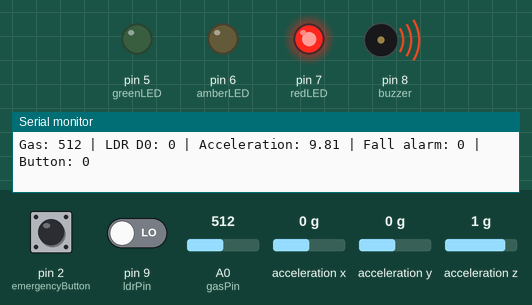
Recording of a sketch running on a simulated Arduino Uno, built with avr-gcc and run on an emulated ATmega328P. Shown: output pins drawn as LEDs (lit = HIGH), buzzer (waves = sounding), the last lines printed to the serial monitor. Inputs (shaded band) come from the test bench; at power-on: A0 (gasPin) = 512, pin 9 (ldrPin) LOW, pin 2 (emergencyButton) HIGH, acceleration x 0 g, acceleration y 0 g, acceleration z 1 g.

Above: at 1.2 s.
1.3 s: A0 (gasPin) set to 66
4.3 s: A0 (gasPin) set to 52
At 5.3 s:
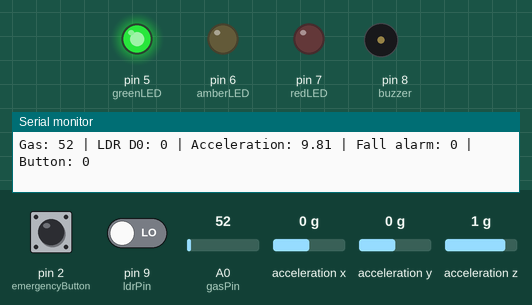
5.8 s: pin 9 (ldrPin) driven HIGH
At 7.0 s:
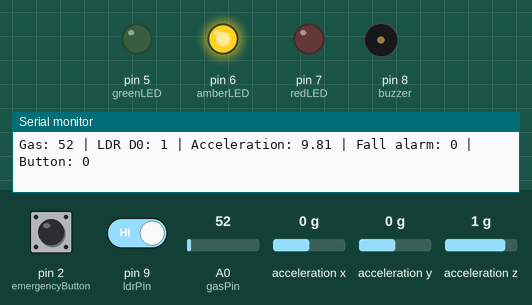
7.3 s: pin 2 (emergencyButton) pulled LOW for 0.15 s
At 7.4 s:
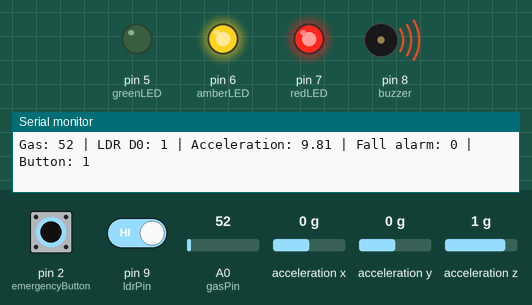
11.9 s: pin 2 (emergencyButton) pulled LOW for 3.2 s
At 16.2 s:
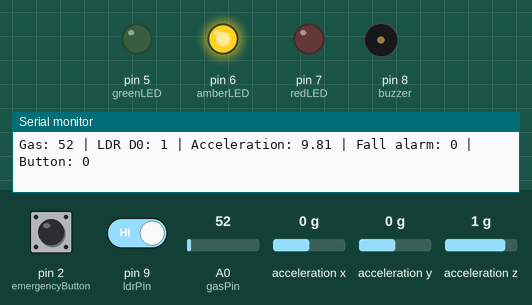
Timing chart, 0 to 17.7 s (numbered marks = the images above; inputs shaded):
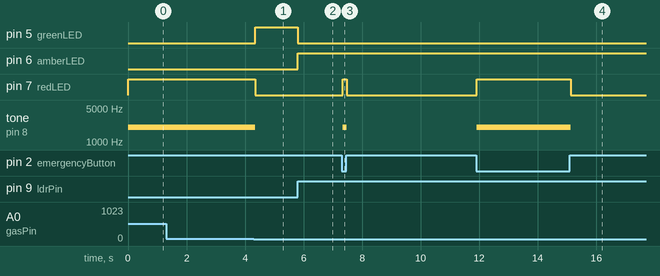

The sketch:

IoT_MiniProject.ino
```cpp
#include <Wire.h>
#include <Adafruit_Sensor.h>
#include <Adafruit_ADXL345_U.h>
#include <math.h>

// Sensor pins
const int gasPin = A0;
const int ldrPin = 9;          // LDR module digital output (D0)

// LED pins
const int greenLED = 5;
const int amberLED = 6;
const int redLED = 7;

// Alarm and button
const int buzzer = 8;
const int emergencyButton = 2;

// Gas threshold (placeholder; calibrate for your sensor)
const int GAS_THRESHOLD = 60;

// Fall detection thresholds (prototype values)
const float LOW_G_THRESHOLD = 4.0;
const float IMPACT_THRESHOLD = 22.0;

const unsigned long FALL_WINDOW_MS = 1500;
const unsigned long FALL_ALARM_MS = 10000;

Adafruit_ADXL345_Unified accel =
    Adafruit_ADXL345_Unified(12345);

bool lowGDetected = false;
unsigned long lowGTime = 0;
unsigned long fallAlarmUntil = 0;

void setup() {
  Serial.begin(9600);
  Wire.begin();

  pinMode(ldrPin, INPUT);

  pinMode(greenLED, OUTPUT);
  pinMode(amberLED, OUTPUT);
  pinMode(redLED, OUTPUT);

  pinMode(buzzer, OUTPUT);
  pinMode(emergencyButton, INPUT_PULLUP);

  digitalWrite(greenLED, LOW);
  digitalWrite(amberLED, LOW);
  digitalWrite(redLED, LOW);
  digitalWrite(buzzer, LOW);

  if (!accel.begin()) {
    Serial.println("ERROR: ADXL345 not detected!");

    digitalWrite(greenLED, LOW);
    digitalWrite(redLED, HIGH);

    // Sensor fault alarm
    while (true) {
      digitalWrite(buzzer, HIGH);
      delay(200);
      digitalWrite(buzzer, LOW);
      delay(200);
    }
  }

  accel.setRange(ADXL345_RANGE_16_G);
  accel.setDataRate(ADXL345_DATARATE_100_HZ);

  Serial.println("Miner safety harness ready.");
  Serial.println("Check LDR polarity and calibrate gas threshold.");
}

void loop() {
  unsigned long now = millis();

  // Read sensors
  int gasValue = analogRead(gasPin);
  int lightValue = digitalRead(ldrPin);

  sensors_event_t event;
  accel.getEvent(&event);

  // Total acceleration magnitude, in m/s^2
  float magnitude = sqrt(
      event.acceleration.x * event.acceleration.x +
      event.acceleration.y * event.acceleration.y +
      event.acceleration.z * event.acceleration.z
  );

  // Hazard conditions
  bool gasWarning = (gasValue >= GAS_THRESHOLD);

  bool lowLight = (lightValue == HIGH);

  bool manualEmergency =
      (digitalRead(emergencyButton) == LOW);

  // Simple possible-fall detection
  if (magnitude < LOW_G_THRESHOLD && !lowGDetected) {
    lowGDetected = true;
    lowGTime = now;
  }

  if (lowGDetected &&
      (now - lowGTime <= FALL_WINDOW_MS) &&
      magnitude > IMPACT_THRESHOLD) {

    fallAlarmUntil = now + FALL_ALARM_MS;
    lowGDetected = false;

    Serial.println("Possible fall detected!");
  }

  if (lowGDetected &&
      (now - lowGTime > FALL_WINDOW_MS)) {
    lowGDetected = false;
  }

  bool fallAlarm =
      ((long)(fallAlarmUntil - now) > 0);

  // Red LED and buzzer indicate urgent alarms
  bool redWarning =
      gasWarning || fallAlarm || manualEmergency;

  bool alarm =
      gasWarning || fallAlarm || manualEmergency;

  // Green means all monitored conditions are normal
  bool normalStatus =
      !gasWarning && !lowLight &&
      !fallAlarm && !manualEmergency;

  digitalWrite(greenLED, normalStatus ? HIGH : LOW);
  digitalWrite(amberLED, lowLight ? HIGH : LOW);
  digitalWrite(redLED, redWarning ? HIGH : LOW);

  if (alarm) {
    tone(buzzer, 2000);  // 2 kHz alarm tone
  } else {
    noTone(buzzer);
  }

  // Serial diagnostics
  Serial.print("Gas: ");
  Serial.print(gasValue);

  Serial.print(" | LDR D0: ");
  Serial.print(lightValue);

  Serial.print(" | Acceleration: ");
  Serial.print(magnitude);

  Serial.print(" | Fall alarm: ");
  Serial.print(fallAlarm);

  Serial.print(" | Button: ");
  Serial.println(manualEmergency);

  delay(20);
}
```

Measured:
- the behaviour switches between 60 and 59 on A0 (gasPin) (found by bisection; images 0 and 1)
- after the input at 4.3 s, pin 5 (greenLED): LOW → HIGH after 0.05 s; pin 7 (redLED): HIGH → LOW after 0.05 s; tone on pin 8 (buzzer): 2000 Hz → silent after 0.05 s
- after the input at 5.8 s, pin 5 (greenLED): HIGH → LOW at once; pin 6 (amberLED): LOW → HIGH at once
- after the input at 7.3 s, pin 7 (redLED): LOW → HIGH at once, → LOW 0.15 s later; tone on pin 8 (buzzer): silent → 2000 Hz at once, → silent 0.15 s later
- after the input at 11.9 s, pin 7 (redLED): LOW → HIGH at once, → LOW 3.2 s later; tone on pin 8 (buzzer): silent → 2000 Hz at once, → silent 3.2 s later
